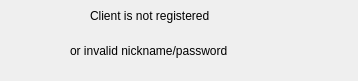
<?xml version="1.0" encoding="UTF-8"?>
<ui version="4.0">
 <class>Dialog</class>
 <widget class="QDialog" name="Dialog">
  <property name="geometry">
   <rect>
    <x>0</x>
    <y>0</y>
    <width>358</width>
    <height>81</height>
   </rect>
  </property>
  <property name="tabletTracking">
   <bool>true</bool>
  </property>
  <property name="focusPolicy">
   <enum>Qt::StrongFocus</enum>
  </property>
  <property name="windowTitle">
   <string>Connection Error</string>
  </property>
  <property name="sizeGripEnabled">
   <bool>false</bool>
  </property>
  <widget class="QLabel" name="label">
   <property name="geometry">
    <rect>
     <x>90</x>
     <y>0</y>
     <width>221</width>
     <height>31</height>
    </rect>
   </property>
   <property name="text">
    <string>Client is not registered </string>
   </property>
  </widget>
  <widget class="QLabel" name="label_2">
   <property name="geometry">
    <rect>
     <x>70</x>
     <y>40</y>
     <width>211</width>
     <height>21</height>
    </rect>
   </property>
   <property name="text">
    <string>or invalid nickname/password</string>
   </property>
  </widget>
 </widget>
 <resources/>
 <connections/>
</ui>
